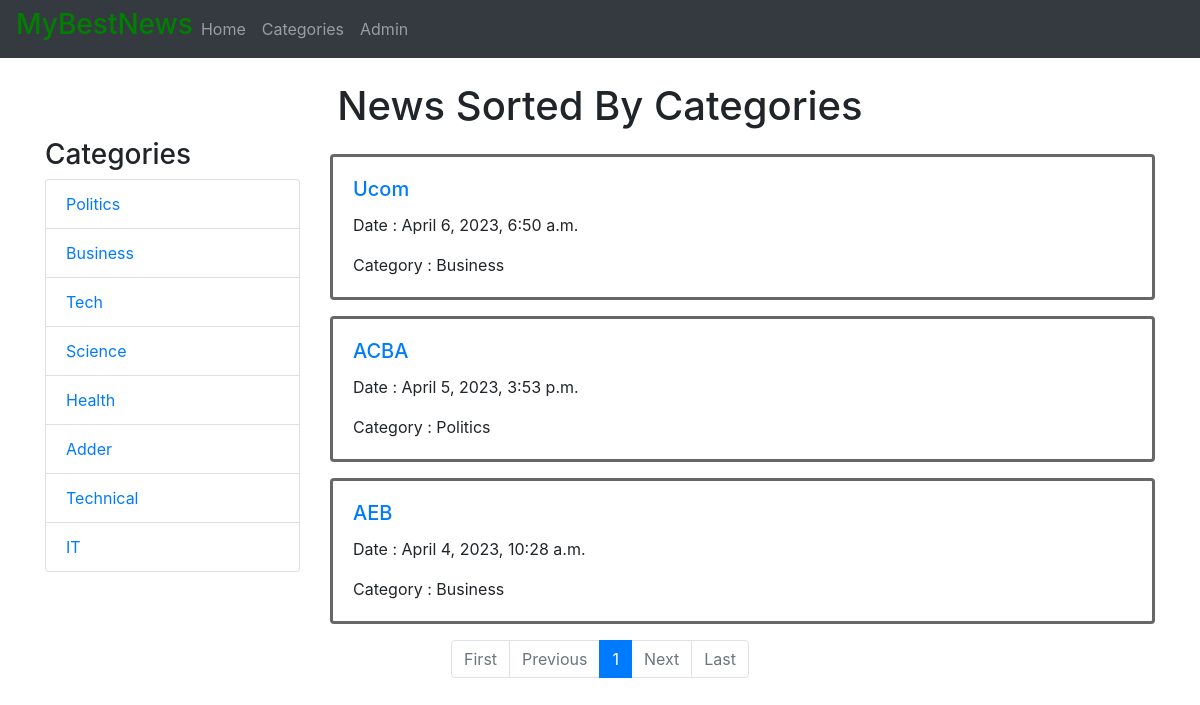
Page /category/business/ on the committed database.
### news/models.py (models this page shows, shortened)
class Category(models.Model):
    name = models.CharField(max_length=255)
    slug = models.SlugField(max_length=255, unique=True)
    def __str__(self):
        return self.name
    class Meta:
        verbose_name_plural = "Categories"

class News(models.Model):
    title = models.CharField(max_length=255)
    content = models.TextField()
    created_date = models.DateTimeField(default=timezone.now)
    category = models.ManyToManyField(Category, related_name='news')
    main_category = models.ForeignKey(Category, related_name='main_news', on_delete=models.SET_NULL, null=True, blank=True)

### news/views.py (the view)
# urls.py: path('category/', views.category, name='category'),
def category(request, slug=None):
    if slug:
        category = get_object_or_404(Category, slug=slug)
        news_list = category.news.order_by('-created_date')
    else:
        news_list = News.objects.none()
    categories = Category.objects.all()
    paginator = Paginator(news_list, 10)
    page = request.GET.get('page')
    try:
        news = paginator.page(page)
    except PageNotAnInteger:
        news = paginator.page(1)
    except EmptyPage:
        news = paginator.page(paginator.num_pages)
    return render(request, 'news/category.html', {'news': news, 'categories': categories})

### news/templates/news/category.html
{% extends 'news/base.html' %}
{% block content %}
    <h1 class="main" style="text-align:center">News Sorted By Categories</h1>
    <div class="row">
        <div class="col-md-3">
            <h3>Categories</h3>
            <div class="list-group">
                {% for cat in categories %}
                    <a href="{% url 'category' slug=cat.slug %}" class="list-group-item{% if cat.slug == category.slug %} active{% endif %}">
                        {{ cat.name }}
                    </a>
                {% endfor %}
            </div>
        </div>
        <div class="col-md-9">
            {% for n in news %}
            <div class="card my-3" style="border: 3px solid #333333bd">
              <div class="card-body">
                <h5 class="card-title"><a href="{% url 'news_detail' pk=n.pk %}">{{ n.title }}</a></h5>
                <p class="card-text">Date : {{ n.created_date }}</p>
                <p class="card-text">Category : {{ n.main_category }}</p>
              </div>
            </div>
            {% endfor %}
        </div>
    </div>
       <nav class="d-flex justify-content-center" aria-label="Page navigation">
          <ul class="pagination">
            {% if news.has_previous %}
              <li class="page-item"><a class="page-link" href="?page=1">First</a></li>
              <li class="page-item"><a class="page-link" href="?page={{ news.previous_page_number }}">Previous</a></li>
            {% else %}
              <li class="page-item disabled"><a class="page-link" href="#">First</a></li>
              <li class="page-item disabled"><a class="page-link" href="#">Previous</a></li>
            {% endif %}
            {% for i in news.paginator.page_range %}
              {% if news.number == i %}
                <li class="page-item active"><a class="page-link" href="#">{{ i }} <span class="sr-only">(current)</span></a></li>
              {% else %}
                <li class="page-item"><a class="page-link" href="?page={{ i }}">{{ i }}</a></li>
              {% endif %}
            {% endfor %}
            {% if news.has_next %}
              <li class="page-item"><a class="page-link" href="?page={{ news.next_page_number }}">Next</a></li>
              <li class="page-item"><a class="page-link" href="?page={{ news.paginator.num_pages }}">Last</a></li>
            {% else %}
              <li class="page-item disabled"><a class="page-link" href="#">Next</a></li>
              <li class="page-item disabled"><a class="page-link" href="#">Last</a></li>
            {% endif %}
          </ul>
        </nav>
   </div>
{% endblock %}

### rows in the picture
Category: name "Politics"
Category: name "Business"
Category: name "Tech"
Category: name "Science"
Category: name "Health"
Category: name "Adder"
Category: name "Technical"
Category: name "IT"
News: title "Ucom", created_date "April 6, 2023, 6:50 a.m.", main_category "Business"
News: title "ACBA", created_date "April 5, 2023, 3:53 p.m.", main_category "Politics"
News: title "AEB", created_date "April 4, 2023, 10:28 a.m.", main_category "Business"

### other values in the picture
{{ i }} "1"
